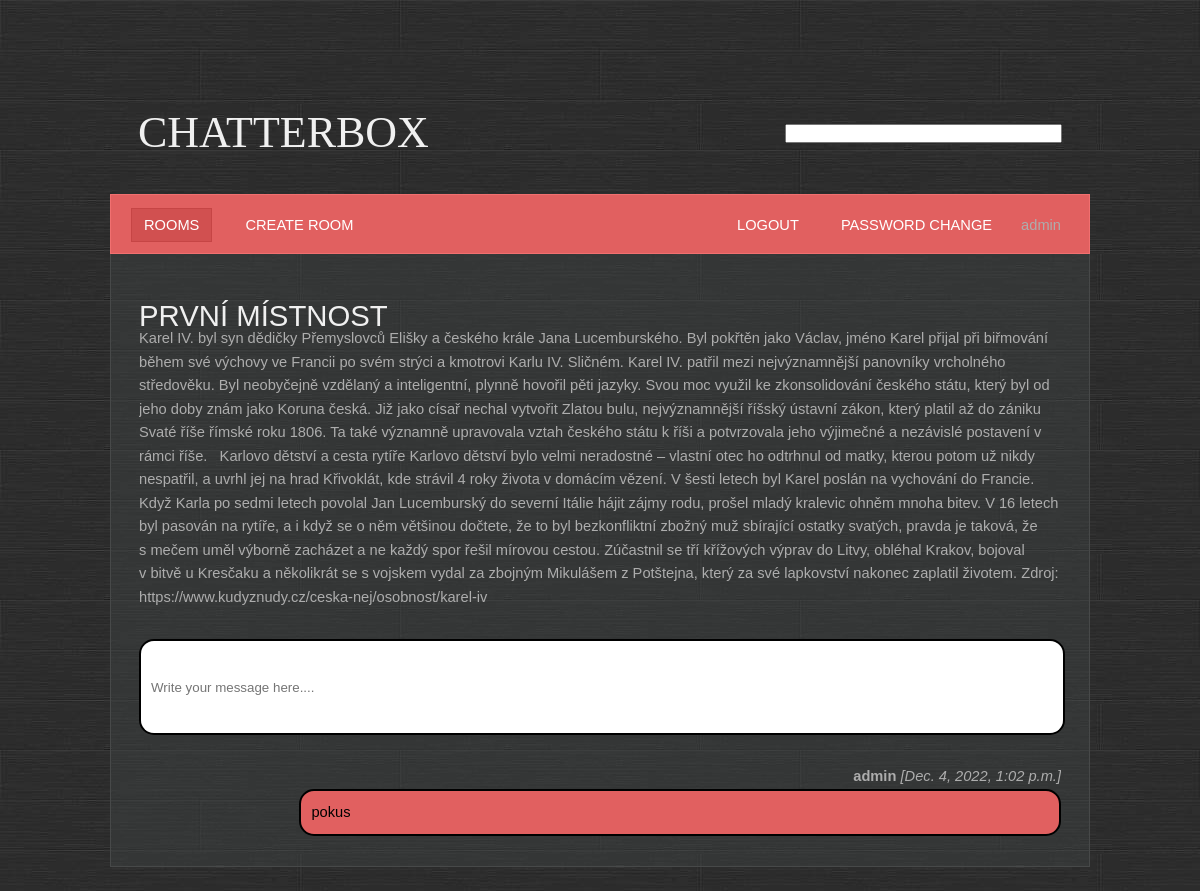
The page /room/detail/2/ (signed in) on the database as committed earlier.
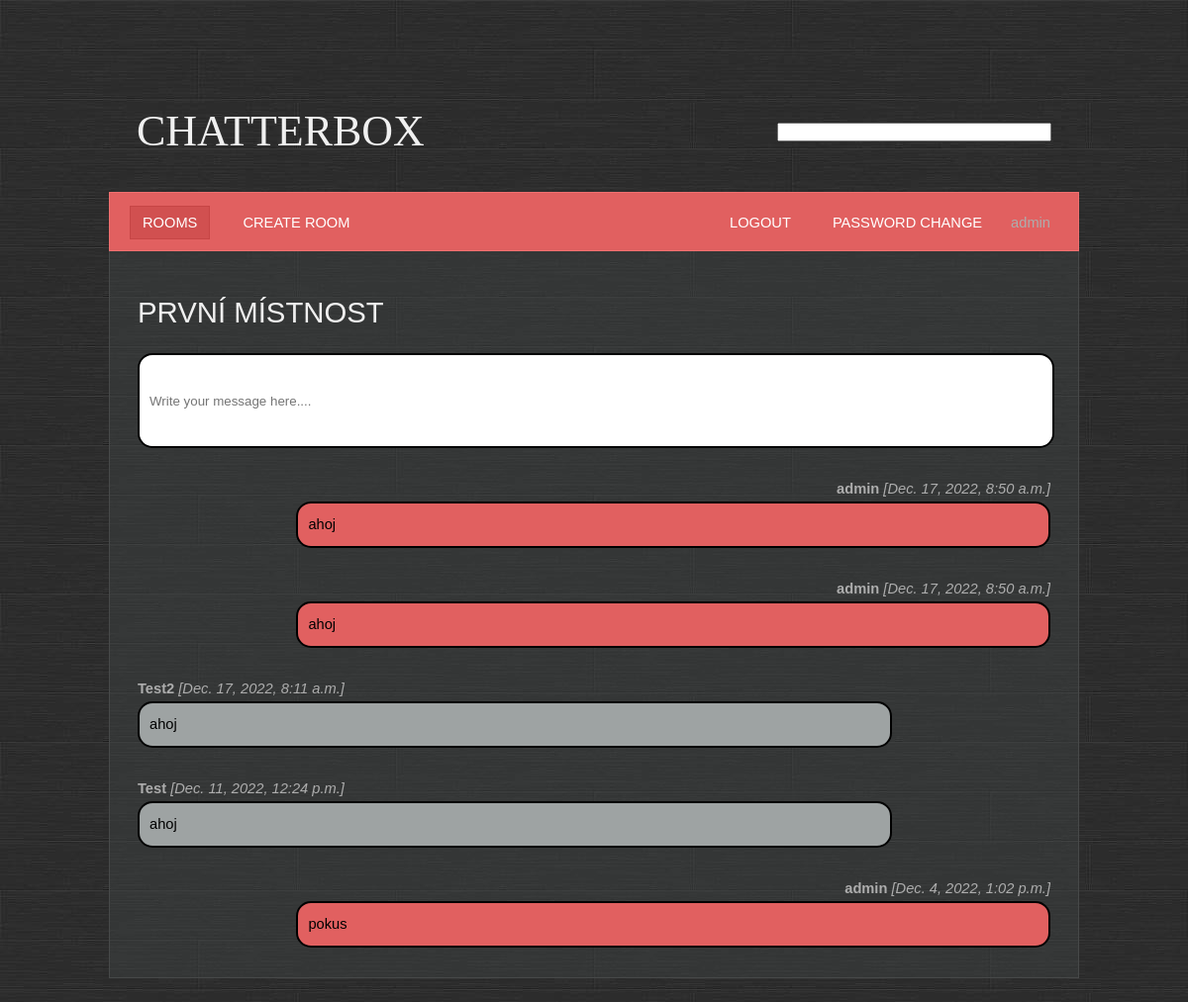
The same page on the database as committed later.
### base/models.py (models this page shows, shortened)
class Room(Model):
    name = models.CharField(max_length=200, unique=True)
    description = models.TextField(null=True, blank=True)
    participants = models.ManyToManyField(User, related_name='participants', blank=True)
    created = models.DateTimeField(auto_now_add=True)
    updated = models.DateTimeField(auto_now=True)
    def __str__(self):
        return self.name
    class Meta:
        ordering = ['-created', 'name']

class Message(Model):
    body = models.TextField()
    room = models.ForeignKey(Room, on_delete = models.CASCADE)
    user = models.ForeignKey(User, on_delete=models.CASCADE)
    created = models.DateTimeField(auto_now_add=True)
    updated = models.DateTimeField(auto_now=True)
    class Meta:
        ordering = ['-created', 'body']

### base/views.py (the view, shortened to what this page needs)
# urls.py: path('room/detail/<pk>/', base.views.room, name='room'),
@login_required
@permission_required(['base.view_room', 'base.view_message'])
def room(reguest, pk):
    LOGGER.info(reguest.method)
    room = Room.objects.get(id=pk)
    messages = room.message_set.all()
    context = {'messages':messages, 'room':room}
    return render(reguest, template_name='base/room.html', context=context)

### base/templates/base/room.html (shortened to what this page needs)
{% extends 'main.html' %}
{% block content %}
 <h1>{{ room }}</h1>
  <div class="box">{{ room.description }} </div>
  <div class="box room__message">
   {% if perms.base.add_message %}
   <form method="POST">
    <input name="body" placeholder="Write your message here...."/>
   </form>
   {% endif %}
  </div>
  {% for message in messages %}
  <div class="box">
     {% if user == message.user %}
   <div style="float: right"><b>{{ message.user }}</b><i> [{{ message.created }}] </i></div>
       <div class="message" style="float: right; background-color: #e16060; color white">{{ message.body }}</div>
     {% else %}
       <div><b>{{ message.user }}</b><i> [{{ message.created }}] </i></div>
       <div class="message">{{ message.body }}</div>
     {% endif %}
   </div>
  {% endfor %}
{% endblock %}

### templates/main.html (shortened to what this page needs)
<!DOCTYPE html>
{% load static %}
<html lang="en">
<head>
    <link rel="stylesheet" href="{% static 'styles/style.css'%}"/>
</head>
<body>
<div id="wrapper">
    <div id="header">
        <div id="logo">
            <h1>ChatterBox</h1>
        </div>
        {% if user.is_authenticated %}
        <div id="search">
            <form action="/search" method="get">
                <div>
                    <input class="tesxt" name="q" size="32" maxlength="64">
                </div>
            </form>
        </div>
        <div id="menu">
            {% include 'navbar.html' %}
        </div>
        {% endif %}
    </div>
    <div id="page">
        <div id="content">
            {% block content %}
            {% endblock %}
        </div>
        <br class="clearfix">
    </div>
    <br class="clearfix">
</div>
</body>
</html>

### templates/navbar.html
<ul>
    <li class="first active">
        <a href="{% url 'rooms' %}">Rooms</a>
    </li>
    <li>
        {% if perms.base.add_room %}
        <a href="{% url 'room_create' %}">Create room</a>
        {% endif %}
    </li>
    {% if user.is_authenticated %}
        <li class="last-child">
            {{ user.username }}
        </li>
        <li class="last-child">
            <a href="{% url 'password_change' %}">Password change</a>
        </li>
        <li class="last-child">
            <a href="{% url 'logout' %}">Logout</a>
        </li>
    {% else %}
        <li class="last-child">
            <a href="{% url 'login' %}">Login</a>
        </li>
    {% endif %}
</ul><br class="clearfix"/>

### static/styles/style.css (style rules this page uses)
* { margin: 0; padding: 0; }
a { text-decoration: underline; color: #e8e8e8; }
body { font-size: 11pt; line-height: 1.6em; font-family: Arial, sans-serif; background: #9ea3a3; color: #adadad; background: url(/static/images/bg.jpg); }
h1,h2,h3,h4 { text-transform: uppercase; font-weight: normal; color: #f0f0f0; }
ul { margin-bottom: 1.25em; }
ul { list-style: none; }
.last-child { float:right; }
.message { width: 80%; padding: 10px; color: black; background: #9ea3a3; border-radius: 15px; border: 2px solid black; }
.room__message { background: white; border-radius: 15px; border: 2px solid black; width: 100%; }
.room__message > form > input { resize: none; border: none; outline: none; padding: 10px; height: 4.5rem; width: 100%; }
.box { overflow: hidden; margin: 0 0 30px 0; }
#content { width: 100%; float: left; padding: 0; }
#header { position: relative; padding: 28px; height: 130px; }
#logo { position: absolute; top: 0; left: 28px; height: 130px; line-height: 130px; }
#logo h1 { font-size: 3em; font-family: Bevan, serif; }
#page { position: relative; padding: 50px 28px 0px 28px; width: 922px; background: rgba(65, 70, 70, 0.4); border: solid 1px #474949; border-top: 0; }
#menu { position: absolute; bottom: 0; left: 0; height: 58px; line-height: 60px; padding: 0 20px 0 20px; width: 938px; margin: 0 0 0 0; background: #e16060; border: solid 1px #f17070; }
#menu a { text-decoration: none; text-transform: uppercase; color: #ffffff; padding: 8px 12px 8px 12px; border: solid 1px #e16060; }
#menu ul { list-style: none; }
#menu ul li { display: inline; padding: 0 8px 0 8px; }
#menu ul li.first { padding-left: 0; }
#menu ul li.active a { background: #D15050; border: solid 1px #C64545; }
#wrapper { position: relative; width: 980px; margin: 68px auto 0 auto; }
#search { position: absolute; top: 0; right: 28px; height: 130px; line-height: 130px; }

Rows that differ between the two databases and show on the page:
changed Room "PRVNÍ MÍSTNOST": description "Karel IV. byl syn dědičky Přemyslovců Elišky a českého krále Jana Lucemburského. Byl pokřtěn jako Václav, jméno Karel přijal při biřmování během své výchovy ve Francii po svém strýci a kmotrovi Karlu IV. Sličném. Karel IV. patřil mezi nejvýznamnější panovníky vrcholného středověku. Byl neobyčejně vzdělaný a inteligentní, plynně hovořil pěti jazyky. Svou moc využil ke zkonsolidování českého státu, který byl od jeho doby znám jako Koruna česká. Již jako císař nechal vytvořit Zlatou bulu, nejvýznamnější říšský ústavní zákon, který platil až do zániku Svaté říše římské roku 1806. Ta také významně upravovala vztah českého státu k říši a potvrzovala jeho výjimečné a nezávislé postavení v rámci…" → (not shown)
added Message: user "admin", created "Dec. 17, 2022, 8:50 a.m.", body "ahoj"
added Message: user "admin", created "Dec. 17, 2022, 8:50 a.m.", body "ahoj"
added Message: user "Test2", created "Dec. 17, 2022, 8:11 a.m.", body "ahoj"
added Message: user "Test", created "Dec. 11, 2022, 12:24 p.m.", body "ahoj"
